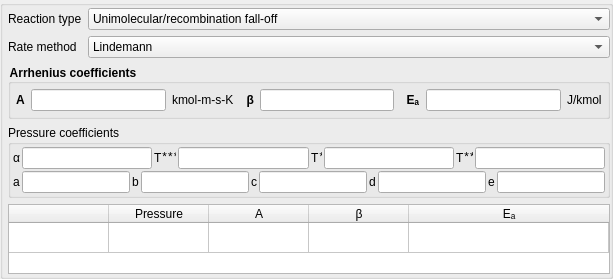
                   <widget class="QGroupBox" name="groupbox_pressure_dependent">
                    <property name="title">
                     <string/>
                    </property>
                    <property name="flat">
                     <bool>true</bool>
                    </property>
                    <layout class="QGridLayout" name="gridLayout_5" columnstretch="0,1">
                     <property name="leftMargin">
                      <number>5</number>
                     </property>
                     <property name="topMargin">
                      <number>2</number>
                     </property>
                     <property name="rightMargin">
                      <number>0</number>
                     </property>
                     <property name="bottomMargin">
                      <number>2</number>
                     </property>
                     <item row="0" column="1">
                      <widget class="QComboBox" name="combobox_pressure_model">
                       <property name="sizeAdjustPolicy">
                        <enum>QComboBox::AdjustToMinimumContentsLength</enum>
                       </property>
                       <item>
                        <property name="text">
                         <string>Unimolecular/recombination fall-off</string>
                        </property>
                       </item>
                       <item>
                        <property name="text">
                         <string>Chemically activated bimolecular</string>
                        </property>
                       </item>
                       <item>
                        <property name="text">
                         <string>PLOG</string>
                        </property>
                       </item>
                      </widget>
                     </item>
                     <item row="3" column="0" colspan="2">
                      <widget class="QGroupBox" name="groupbox_pressure_coeff">
                       <property name="title">
                        <string>Pressure coefficients</string>
                       </property>
                       <property name="flat">
                        <bool>true</bool>
                       </property>
                       <layout class="QVBoxLayout" name="verticalLayout_2">
                        <property name="spacing">
                         <number>2</number>
                        </property>
                        <property name="leftMargin">
                         <number>2</number>
                        </property>
                        <property name="topMargin">
                         <number>2</number>
                        </property>
                        <property name="rightMargin">
                         <number>2</number>
                        </property>
                        <property name="bottomMargin">
                         <number>2</number>
                        </property>
                        <item>
                         <widget class="QWidget" name="groupbox_pressure_troe" native="true">
                          <layout class="QHBoxLayout" name="hlayout_pressure_troe">
                           <property name="spacing">
                            <number>2</number>
                           </property>
                           <property name="leftMargin">
                            <number>0</number>
                           </property>
                           <property name="topMargin">
                            <number>0</number>
                           </property>
                           <property name="rightMargin">
                            <number>0</number>
                           </property>
                           <property name="bottomMargin">
                            <number>0</number>
                           </property>
                           <item>
                            <widget class="QLabel" name="label_troe_alpha">
                             <property name="text">
                              <string>α</string>
                             </property>
                            </widget>
                           </item>
                           <item>
                            <widget class="LineEdit" name="lineedit_troe_alpha"/>
                           </item>
                           <item>
                            <widget class="QLabel" name="label_troe_t3star">
                             <property name="font">
                              <font>
                               <kerning>true</kerning>
                              </font>
                             </property>
                             <property name="text">
                              <string>T ⃰  ⃰  ⃰</string>
                             </property>
                             <property name="margin">
                              <number>5</number>
                             </property>
                            </widget>
                           </item>
                           <item>
                            <widget class="LineEdit" name="lineedit_troe_t3star"/>
                           </item>
                           <item>
                            <widget class="QLabel" name="label_troe_tstar">
                             <property name="font">
                              <font>
                               <kerning>false</kerning>
                              </font>
                             </property>
                             <property name="text">
                              <string>T ⃰</string>
                             </property>
                            </widget>
                           </item>
                           <item>
                            <widget class="LineEdit" name="lineedit_troe_tstar"/>
                           </item>
                           <item>
                            <widget class="QLabel" name="label_troe_t2star">
                             <property name="font">
                              <font>
                               <kerning>true</kerning>
                              </font>
                             </property>
                             <property name="text">
                              <string>T ⃰  ⃰</string>
                             </property>
                            </widget>
                           </item>
                           <item>
                            <widget class="LineEdit" name="lineedit_troe_t2star"/>
                           </item>
                          </layout>
                         </widget>
                        </item>
                        <item>
                         <widget class="QWidget" name="groupbox_pressure_sri" native="true">
                          <layout class="QHBoxLayout" name="hlayout_pressure_sri">
                           <property name="spacing">
                            <number>2</number>
                           </property>
                           <property name="leftMargin">
                            <number>0</number>
                           </property>
                           <property name="topMargin">
                            <number>0</number>
                           </property>
                           <property name="rightMargin">
                            <number>0</number>
                           </property>
                           <property name="bottomMargin">
                            <number>0</number>
                           </property>
                           <item>
                            <widget class="QLabel" name="label_sri_a">
                             <property name="text">
                              <string>a</string>
                             </property>
                            </widget>
                           </item>
                           <item>
                            <widget class="LineEdit" name="lineedit_sri_a"/>
                           </item>
                           <item>
                            <widget class="QLabel" name="label_sri_b">
                             <property name="text">
                              <string>b</string>
                             </property>
                            </widget>
                           </item>
                           <item>
                            <widget class="LineEdit" name="lineedit_sri_b"/>
                           </item>
                           <item>
                            <widget class="QLabel" name="label_sri_c">
                             <property name="text">
                              <string>c</string>
                             </property>
                            </widget>
                           </item>
                           <item>
                            <widget class="LineEdit" name="lineedit_sri_c"/>
                           </item>
                           <item>
                            <widget class="QLabel" name="label_sri_d">
                             <property name="text">
                              <string>d</string>
                             </property>
                            </widget>
                           </item>
                           <item>
                            <widget class="LineEdit" name="lineedit_sri_d"/>
                           </item>
                           <item>
                            <widget class="QLabel" name="label_sri_e">
                             <property name="text">
                              <string>e</string>
                             </property>
                            </widget>
                           </item>
                           <item>
                            <widget class="LineEdit" name="lineedit_sri_e"/>
                           </item>
                          </layout>
                         </widget>
                        </item>
                       </layout>
                      </widget>
                     </item>
                     <item row="1" column="1">
                      <widget class="QComboBox" name="combobox_pressure_method">
                       <item>
                        <property name="text">
                         <string>Lindemann</string>
                        </property>
                       </item>
                       <item>
                        <property name="text">
                         <string>Troe</string>
                        </property>
                       </item>
                       <item>
                        <property name="text">
                         <string>SRI</string>
                        </property>
                       </item>
                      </widget>
                     </item>
                     <item row="5" column="0" colspan="2">
                      <widget class="QTableWidget" name="tablewidget_plog">
                       <property name="sizePolicy">
                        <sizepolicy hsizetype="Preferred" vsizetype="Expanding">
                         <horstretch>0</horstretch>
                         <verstretch>0</verstretch>
                        </sizepolicy>
                       </property>
                       <property name="sizeAdjustPolicy">
                        <enum>QAbstractScrollArea::AdjustToContents</enum>
                       </property>
                       <attribute name="horizontalHeaderCascadingSectionResizes">
                        <bool>true</bool>
                       </attribute>
                       <attribute name="horizontalHeaderMinimumSectionSize">
                        <number>33</number>
                       </attribute>
                       <attribute name="horizontalHeaderDefaultSectionSize">
                        <number>100</number>
                       </attribute>
                       <attribute name="horizontalHeaderStretchLastSection">
                        <bool>true</bool>
                       </attribute>
                       <attribute name="verticalHeaderVisible">
                        <bool>false</bool>
                       </attribute>
                       <row>
                        <property name="text">
                         <string>New Row</string>
                        </property>
                       </row>
                       <column>
                        <property name="text">
                         <string/>
                        </property>
                       </column>
                       <column>
                        <property name="text">
                         <string>Pressure</string>
                        </property>
                       </column>
                       <column>
                        <property name="text">
                         <string>A</string>
                        </property>
                       </column>
                       <column>
                        <property name="text">
                         <string>β</string>
                        </property>
                       </column>
                       <column>
                        <property name="text">
                         <string>Eₐ</string>
                        </property>
                       </column>
                      </widget>
                     </item>
                     <item row="1" column="0">
                      <widget class="QLabel" name="label_pressure_method">
                       <property name="text">
                        <string>Rate method</string>
                       </property>
                      </widget>
                     </item>
                     <item row="0" column="0">
                      <widget class="QLabel" name="label_pressure_model">
                       <property name="text">
                        <string>Reaction type</string>
                       </property>
                      </widget>
                     </item>
                     <item row="2" column="0" colspan="2">
                      <widget class="QGroupBox" name="groupbox_pressure_arrhenius">
                       <property name="toolTip">
                        <string>&lt;html&gt;Extra Arrhenius coefficients for unimolecular/recombination fall-off reactions and chemically activated bimolecular reactions. They are used for the lower-pressure limit for unimolecular/recombination fall-off reactions and the higher-pressure limit for chemically activated bimolecular reactions, with the coefficients for the other limit being given above.&lt;/html&gt;</string>
                       </property>
                       <property name="styleSheet">
                        <string notr="true">QGroupBox{font:bold;}</string>
                       </property>
                       <property name="title">
                        <string>Arrhenius coefficients</string>
                       </property>
                       <property name="flat">
                        <bool>true</bool>
                       </property>
                       <layout class="QGridLayout" name="gridLayout_6">
                        <property name="leftMargin">
                         <number>5</number>
                        </property>
                        <property name="topMargin">
                         <number>5</number>
                        </property>
                        <property name="rightMargin">
                         <number>5</number>
                        </property>
                        <property name="bottomMargin">
                         <number>5</number>
                        </property>
                        <item row="0" column="3">
                         <widget class="QLabel" name="label_pressure_arrhenius_B">
                          <property name="font">
                           <font>
                            <weight>75</weight>
                            <bold>true</bold>
                           </font>
                          </property>
                          <property name="toolTip">
                           <string>&lt;html&gt;Temperature exponent in Arrhenius equation (dimensionless)&lt;/html&gt;</string>
                          </property>
                          <property name="text">
                           <string>  β</string>
                          </property>
                         </widget>
                        </item>
                        <item row="0" column="7">
                         <widget class="QLabel" name="label_pressure_arrhenius_Ea_units">
                          <property name="text">
                           <string>J/kmol</string>
                          </property>
                         </widget>
                        </item>
                        <item row="0" column="2">
                         <widget class="QLabel" name="label_pressure_arrhenius_A_units">
                          <property name="toolTip">
                           <string>Actual units depend on reaction order</string>
                          </property>
                          <property name="text">
                           <string>kmol-m-s-K</string>
                          </property>
                         </widget>
                        </item>
                        <item row="0" column="4">
                         <widget class="LineEdit" name="lineedit_pressure_arrhenius_B">
                          <property name="toolTip">
                           <string>&lt;html&gt;Temperature exponent in Arrhenius equation (dimensionless)&lt;/html&gt;</string>
                          </property>
                         </widget>
                        </item>
                        <item row="0" column="6">
                         <widget class="LineEdit" name="lineedit_pressure_arrhenius_Ea">
                          <property name="toolTip">
                           <string>Activation energy in Arrhenius equation</string>
                          </property>
                         </widget>
                        </item>
                        <item row="0" column="5">
                         <widget class="QLabel" name="label_pressure_arrhenius_Ea">
                          <property name="font">
                           <font>
                            <weight>75</weight>
                            <bold>true</bold>
                           </font>
                          </property>
                          <property name="toolTip">
                           <string>Activation energy in Arrhenius equation</string>
                          </property>
                          <property name="text">
                           <string>  Eₐ</string>
                          </property>
                         </widget>
                        </item>
                        <item row="0" column="1">
                         <widget class="LineEdit" name="lineedit_pressure_arrhenius_A">
                          <property name="toolTip">
                           <string>Pre-factor in Arrhenius equation</string>
                          </property>
                         </widget>
                        </item>
                        <item row="0" column="0">
                         <widget class="QLabel" name="label_pressure_arrhenius_A">
                          <property name="font">
                           <font>
                            <weight>75</weight>
                            <bold>true</bold>
                           </font>
                          </property>
                          <property name="toolTip">
                           <string>Pre-factor in Arrhenius equation.</string>
                          </property>
                          <property name="text">
                           <string>A</string>
                          </property>
                         </widget>
                        </item>
                       </layout>
                      </widget>
                     </item>
                    </layout>
                   </widget>
